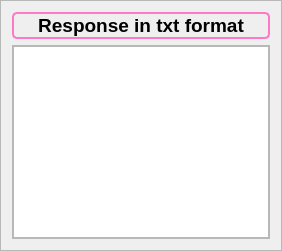
                               <widget class="QFrame" name="response_text_frame">
                                <property name="frameShape">
                                 <enum>QFrame::StyledPanel</enum>
                                </property>
                                <property name="frameShadow">
                                 <enum>QFrame::Raised</enum>
                                </property>
                                <layout class="QVBoxLayout" name="verticalLayout_22">
                                 <item>
                                  <widget class="QLabel" name="label_5">
                                   <property name="font">
                                    <font>
                                     <pointsize>14</pointsize>
                                     <italic>false</italic>
                                     <bold>true</bold>
                                     <underline>false</underline>
                                    </font>
                                   </property>
                                   <property name="styleSheet">
                                    <string notr="true">font-weight: bold;
border-radius: 5px;
border: 2px solid #ff79c6;</string>
                                   </property>
                                   <property name="text">
                                    <string>Response in txt format</string>
                                   </property>
                                   <property name="alignment">
                                    <set>Qt::AlignCenter</set>
                                   </property>
                                  </widget>
                                 </item>
                                 <item>
                                  <widget class="QFrame" name="response_text_frame_2">
                                   <property name="frameShape">
                                    <enum>QFrame::StyledPanel</enum>
                                   </property>
                                   <property name="frameShadow">
                                    <enum>QFrame::Raised</enum>
                                   </property>
                                   <layout class="QVBoxLayout" name="verticalLayout_18">
                                    <property name="spacing">
                                     <number>0</number>
                                    </property>
                                    <property name="leftMargin">
                                     <number>0</number>
                                    </property>
                                    <property name="topMargin">
                                     <number>0</number>
                                    </property>
                                    <property name="rightMargin">
                                     <number>0</number>
                                    </property>
                                    <property name="bottomMargin">
                                     <number>0</number>
                                    </property>
                                    <item>
                                     <widget class="QTextBrowser" name="response_text">
                                      <property name="styleSheet">
                                       <string notr="true"/>
                                      </property>
                                     </widget>
                                    </item>
                                   </layout>
                                  </widget>
                                 </item>
                                </layout>
                               </widget>
